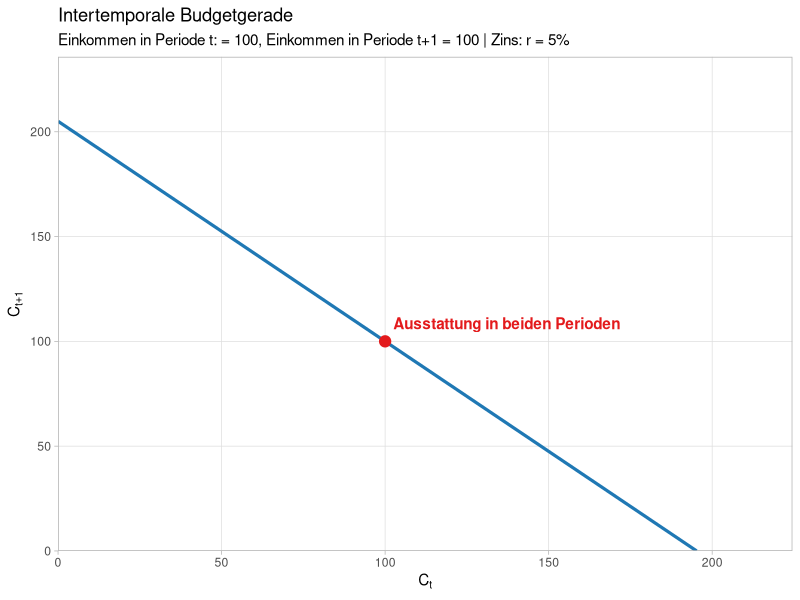
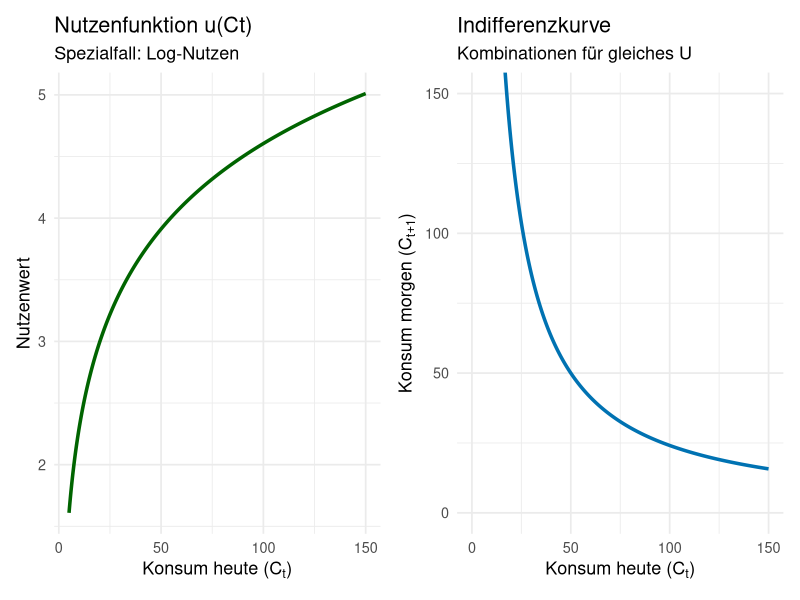
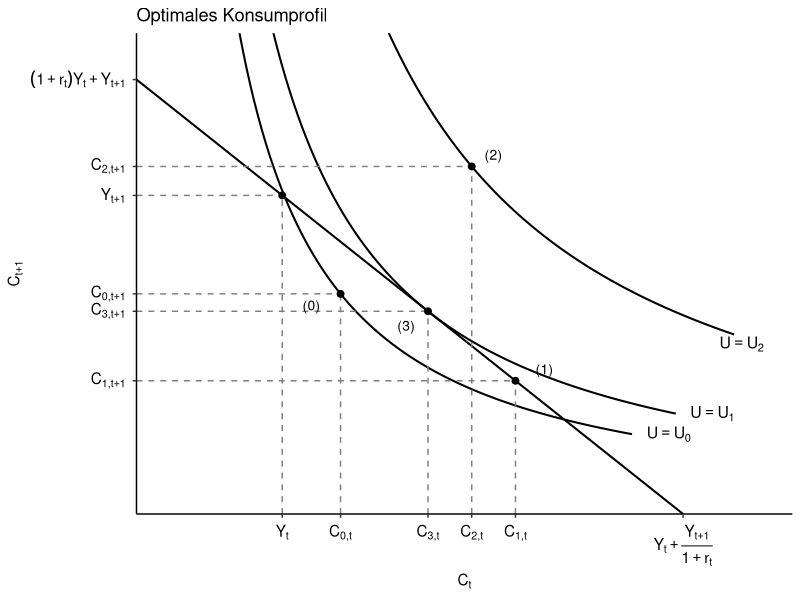

R code for these plots, in order:
## ---- chunk 1
#| message: false
#| warning: false
#| fig-cap: "Die intertemporale Budgetgerade"

library(ggplot2)

# --- 1. Parameter festlegen ---
Y_t   <- 100  # Einkommen in Periode t
Y_tp1 <- 100  # Einkommen in Periode t+1
r     <- 0.05 # Zinssatz

# --- 2. Daten für die Budgetgerade erzeugen ---
# Maximaler Konsum in Periode t (falls C_{t+1} = 0)
max_Ct <- Y_t + Y_tp1 / (1 + r)

# Datenrahmen mit C_t Werten und berechneten C_{t+1} Werten
budget_data <- data.frame(
  C_t = seq(0, max_Ct, length.out = 100)
)
budget_data$C_tp1 <- (1 + r) * (Y_t - budget_data$C_t) + Y_tp1

# Ausstattungspunkt (Endowment)
endowment <- data.frame(C_t = Y_t, C_tp1 = Y_tp1)

# --- 3. ggplot2 Visualisierung ---
p <- ggplot(budget_data, aes(x = C_t, y = C_tp1)) +
  # Budgetgerade
  geom_line(color = "#1f78b4", linewidth = 1.1) +
  
  # Ausstattungspunkt einzeichnen
  geom_point(data = endowment, aes(x = C_t, y = C_tp1), color = "#e31a1c", size = 3.5) +
  annotate("text", x = endowment$C_t, y = endowment$C_tp1, 
           label = "  Ausstattung in beiden Perioden", parse = FALSE, 
           color = "#e31a1c", hjust = 0, vjust = -1, fontface = "bold") +
  
  # Achsenlimits und -ursprung bei (0,0)
  scale_x_continuous(expand = c(0, 0), limits = c(0, max_Ct * 1.15)) +
  scale_y_continuous(expand = c(0, 0), limits = c(0, ((1 + r) * Y_t + Y_tp1) * 1.15)) +
  
  # Beschriftungen (mit mathematischen Ausdrücken)
  labs(
    title = "Intertemporale Budgetgerade",
    subtitle = paste0("Einkommen in Periode t: = ", Y_t, ", Einkommen in Periode t+1 = ", Y_tp1, " | Zins: r = ", r * 100, "%"),
    x = expression(C[t]),
    y = expression(C[t+1])
  ) +
  
  # Akademisches Theme
  theme_light(#base_size = 13
    ) +
  theme(
    panel.grid.minor = element_blank(),
  #  plot.title = element_text(face = "bold", hjust = 0.5),
  #  plot.subtitle = element_text(hjust = 0.5, color = "gray40"),
#    axis.title.x = element_text(face = "italic" #, size = 14
 #                               ),
 #   axis.title.y = element_text(face = "italic", # size = 14,
  #                              angle = 0, vjust = 0.5)
  )

# Plot anzeigen
p
## ---- chunk 2
#| message: false
#| warning: false
#| fig-cap: "Nutzenfunktion und Indifferenzkurve"

library(ggplot2)
library(patchwork)

options(scipen = 999)

# --- Parameter (hier direkt anpassen) ---
sigma    <- 1.0   # Substitutionselastizität (σ = 1 entspricht Log-Nutzen)
beta_val <- 0.95  # Diskontfaktor (β)

# --- Hilfsfunktionen ---

# 1. Nutzenfunktion u(c)
u_func <- function(c, s) {
  if (abs(s - 1) < 1e-5) return(log(c))
  return((c^(1 - s)) / (1 - s))
}

# 2. Indifferenzkurve (berechnet C_{t+1} für ein gegebenes Nutzenniveau U)
get_c_future <- function(c_t, target_U, s, beta_val) {
  # U = u(C_t) + beta * u(C_{t+1})  =>  u(C_{t+1}) = (U - u(C_t)) / beta
  u_c_future_val <- (target_U - u_func(c_t, s)) / beta_val
  
  if (abs(s - 1) < 1e-5) {
    return(exp(u_c_future_val))
  } else {
    term <- u_c_future_val * (1 - s)
    return(ifelse(term > 0, term^(1 / (1 - s)), NA))
  }
}

# --- Datenberechnung ---

# Referenz-Nutzenniveau festlegen (Ankerpunkt Ct = 50, Ct+1 = 50)
c_ref <- 50
U_target <- u_func(c_ref, sigma) + beta_val * u_func(c_ref, sigma)

# Konsumwerte für die X-Achse generieren
c_vals <- seq(5, 150, length.out = 500)

# Dataframe für Plot 1 (Nutzenfunktion)
df_left <- data.frame(
  c_t  = c_vals,
  util = u_func(c_vals, sigma)
)

# Dataframe für Plot 2 (Indifferenzkurve)
df_right <- data.frame(
  c_t = c_vals
)
df_right$c_future <- sapply(df_right$c_t, function(c) get_c_future(c, U_target, sigma, beta_val))


# --- Erstellung der ggplot2-Diagramme ---

# Plot 1: Nutzenfunktion u(Ct)
p1 <- ggplot(df_left, aes(x = c_t, y = util)) +
  geom_line(color = "darkgreen", linewidth = 1.2) +
  labs(
    title = "Nutzenfunktion u(Ct)",
    subtitle = if(abs(sigma - 1) < 0.05) "Spezialfall: Log-Nutzen" else "CRRA-Nutzenfunktion",
    x = expression(paste("Konsum heute (", C[t], ")")),
    y = "Nutzenwert"
  ) +
  theme_minimal(base_size = 13)

# Plot 2: Indifferenzkurve
p2 <- ggplot(df_right, aes(x = c_t, y = c_future)) +
  geom_line(color = "#0072B2", linewidth = 1.2, na.rm = TRUE) +
  coord_cartesian(xlim = c(0, 150), ylim = c(0, 150)) +
  labs(
    title = "Indifferenzkurve",
    subtitle = "Kombinationen für gleiches U",
    x = expression(paste("Konsum heute (", C[t], ")")),
    y = expression(paste("Konsum morgen (", C[t+1], ")"))
  ) +
  theme_minimal(base_size = 13)

# --- Nebeneinander anordnen und anzeigen ---
combined_plot <- p1 + p2
print(combined_plot)
## ---- chunk 3
#| message: false
#| warning: false
#| fig-cap: "Intertemporales Konsumoptimum"

# Lade notwendige Bibliothek
library(ggplot2)

# ==========================================
# 1. Parameterdefinitionen
# ==========================================
beta <- 0.875

# Wir berechnen die Utility-Level so, dass die Kurven exakt
# durch die gewünschten visuellen Koordinaten verlaufen.
U0 <- log(1.4) + beta * log(3.8)
U1 <- log(2.0) + beta * log(3.5)
U2 <- log(2.3) + beta * log(6.0)

# Funktion der Indifferenzkurve (Umgestellt nach C_{t+1})
# U = ln(C_t) + beta * ln(C_{t+1})  =>  C_{t+1} = exp((U - ln(C_t)) / beta)
IC <- function(x, U) { exp((U - log(x)) / beta) }

# Koordinaten der relevanten Punkte: Endowment (Y), P0, P3 (Tangentialpunkt), P2, P1
pts <- data.frame(
  x = c(1.0, 1.4, 2.0, 2.3, 2.6),
  y = c(5.5, 3.8, 3.5, 6.0, 2.3)
)

# ==========================================
# 2. Achsenbeschriftungen definieren
# ==========================================
x_bks <- c(1.0, 1.4, 2.0, 2.3, 2.6, 3.75)
x_lbls <- c(
  expression(Y[t]),
  expression(C[0*","*t]),
  expression(C[3*","*t]),
  expression(C[2*","*t]),
  expression(C[1*","*t]),
  expression(Y[t] + frac(Y[t+1], 1+r[t]))
)

y_bks <- c(2.3, 3.5, 3.8, 5.5, 6.0, 7.5)
y_lbls <- c(
  expression(C[1*","*t+1]),
  expression(C[3*","*t+1]),
  expression(C[0*","*t+1]),
  expression(Y[t+1]),
  expression(C[2*","*t+1]),
  expression((1+r[t])*Y[t] + Y[t+1])
)

# ==========================================
# 3. Plot erstellen
# ==========================================
p <- ggplot() +
  # Budgetgerade zeichnen (Start- und Endpunkte auf den Achsen)
  geom_segment(aes(x = 0, y = 7.5, xend = 3.75, yend = 0), linewidth = 0.7) +

  # Indifferenzkurven zeichnen (mit passendem Definitionsbereich für die X-Achse)
  stat_function(fun = function(x) IC(x, U0), xlim = c(0.7, 3.4), linewidth = 0.7) +
  stat_function(fun = function(x) IC(x, U1), xlim = c(0.85, 3.7), linewidth = 0.7) +
  stat_function(fun = function(x) IC(x, U2), xlim = c(1.2, 4.1), linewidth = 0.7) +

  # Gestrichelte Linien zu den Achsen
  geom_segment(data = pts, aes(x = x, y = 0, xend = x, yend = y),
               linetype = "dashed", color = "gray50", linewidth = 0.5) +
  geom_segment(data = pts, aes(x = 0, y = y, xend = x, yend = y),
               linetype = "dashed", color = "gray50", linewidth = 0.5) +

  # Markierungspunkte auf den Kurven und der Budgetgeraden
  geom_point(data = pts, aes(x = x, y = y), size = 2) +

  # Bezeichnungen der Indifferenzkurven am rechten Rand
  annotate("text", x = 3.5, y = IC(3.4, U0), label = expression(U == U[0]), hjust = 0, size = 4) +
  annotate("text", x = 3.8, y = IC(3.7, U1), label = expression(U == U[1]), hjust = 0, size = 4) +
  annotate("text", x = 4, y = IC(4.3, U2), label = expression(U == U[2]), hjust = 0, size = 4) +

  # Bezeichnungen der Konsumbündel (nah an den Punkten)
  annotate("text", x = 1.2, y = 3.6, label = "(0)", size = 3.5) +
  annotate("text", x = 1.85, y = 3.25, label = "(3)", size = 3.5) +
  annotate("text", x = 2.45, y = 6.2,  label = "(2)", size = 3.5) +
  annotate("text", x = 2.80, y = 2.50, label = "(1)", size = 3.5) +

  # Skalen und Tick-Marks konfigurieren
  scale_x_continuous(breaks = x_bks, labels = x_lbls, expand = c(0, 10)) +
  scale_y_continuous(breaks = y_bks, labels = y_lbls, expand = c(0, 0)) +

  # Zeichenbereich strikt setzen, damit die Pfeilspitzen der Achsen exakt abschließen (clip = "off" verhindert das Abschneiden)
  coord_cartesian(xlim = c(0, 4.5), ylim = c(0, 8.3), expand = F, clip = "on") + # Changed clip = "off" to "on"

  # Manuelle Positionierung der globalen Achsen-Titel
  #annotate("text", x = 4.4, y = -0.4, label = expression(C[t]), size = 4.5) +
  #annotate("text", x = -0.4, y = 8.3, label = expression(C[t+1]), size = 4.5) +

  # Titel der Abbildung
  ggtitle("Optimales Konsumprofil") +
  labs(x= expression(C[t]),
       y = expression(C[t+1]))+

  # Design & Theme analog zur Vorlage
  theme_classic() +
  theme(
  #  axis.line = element_line(arrow = arrow(length = unit(0.3, "cm"), type = "closed")),
    axis.text.x = element_text(size = 11, margin = margin(t = 5), color = "black"),
    axis.text.y = element_text(size = 11, margin = margin(r = 5), color = "black"),
  #  plot.title = element_text(hjust = 0.5, size = 13, face = "plain", margin = margin(b = 20)),
 #   plot.margin = margin(t = 20, r = 25, b = 20, l = 25),
  #  axis.title = element_blank() # Standard-Achsentitel ausblenden, da manuell mit annotate eingefügt
  )

# Plot anzeigen
print(p)
